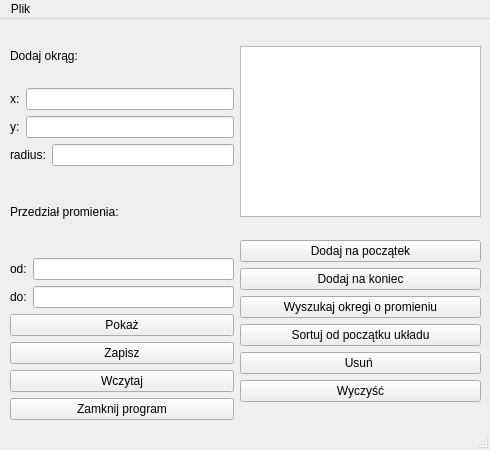
<?xml version="1.0" encoding="UTF-8"?>
<ui version="4.0">
 <class>MainWindow</class>
 <widget class="QMainWindow" name="MainWindow">
  <property name="geometry">
   <rect>
    <x>0</x>
    <y>0</y>
    <width>490</width>
    <height>450</height>
   </rect>
  </property>
  <property name="windowTitle">
   <string>Lista Jednokierunkowa</string>
  </property>
  <property name="styleSheet">
   <string notr="true"/>
  </property>
  <widget class="QWidget" name="centralwidget">
   <widget class="QWidget" name="">
    <property name="geometry">
     <rect>
      <x>10</x>
      <y>10</y>
      <width>471</width>
      <height>391</height>
     </rect>
    </property>
    <layout class="QHBoxLayout" name="horizontalLayout_6">
     <item>
      <layout class="QVBoxLayout" name="verticalLayout_8">
       <item>
        <layout class="QVBoxLayout" name="verticalLayout_5">
         <item>
          <widget class="QLabel" name="lbCircle">
           <property name="text">
            <string>Dodaj okrąg:</string>
           </property>
          </widget>
         </item>
         <item>
          <layout class="QVBoxLayout" name="verticalLayout_2">
           <item>
            <layout class="QHBoxLayout" name="horizontalLayout">
             <item>
              <widget class="QLabel" name="lbX">
               <property name="text">
                <string>x:</string>
               </property>
              </widget>
             </item>
             <item>
              <widget class="QLineEdit" name="leX">
               <property name="text">
                <string/>
               </property>
               <property name="clearButtonEnabled">
                <bool>false</bool>
               </property>
              </widget>
             </item>
            </layout>
           </item>
           <item>
            <layout class="QHBoxLayout" name="horizontalLayout_2">
             <item>
              <widget class="QLabel" name="lbY">
               <property name="text">
                <string>y:</string>
               </property>
              </widget>
             </item>
             <item>
              <widget class="QLineEdit" name="leY">
               <property name="text">
                <string/>
               </property>
               <property name="clearButtonEnabled">
                <bool>false</bool>
               </property>
              </widget>
             </item>
            </layout>
           </item>
           <item>
            <layout class="QHBoxLayout" name="horizontalLayout_3">
             <item>
              <widget class="QLabel" name="lbRadius">
               <property name="text">
                <string>radius:</string>
               </property>
              </widget>
             </item>
             <item>
              <widget class="QLineEdit" name="leRadius">
               <property name="text">
                <string/>
               </property>
               <property name="clearButtonEnabled">
                <bool>false</bool>
               </property>
              </widget>
             </item>
            </layout>
           </item>
          </layout>
         </item>
        </layout>
       </item>
       <item>
        <layout class="QVBoxLayout" name="verticalLayout_6">
         <item>
          <widget class="QLabel" name="lbRadius_2">
           <property name="text">
            <string>Przedział promienia:</string>
           </property>
          </widget>
         </item>
         <item>
          <layout class="QVBoxLayout" name="verticalLayout_3">
           <item>
            <layout class="QHBoxLayout" name="horizontalLayout_5">
             <item>
              <widget class="QLabel" name="lbY_2">
               <property name="text">
                <string>od:</string>
               </property>
              </widget>
             </item>
             <item>
              <widget class="QLineEdit" name="leFrom">
               <property name="text">
                <string/>
               </property>
               <property name="clearButtonEnabled">
                <bool>false</bool>
               </property>
              </widget>
             </item>
            </layout>
           </item>
           <item>
            <layout class="QHBoxLayout" name="horizontalLayout_4">
             <item>
              <widget class="QLabel" name="lbY_3">
               <property name="text">
                <string>do:</string>
               </property>
              </widget>
             </item>
             <item>
              <widget class="QLineEdit" name="leTo">
               <property name="text">
                <string/>
               </property>
               <property name="clearButtonEnabled">
                <bool>false</bool>
               </property>
              </widget>
             </item>
            </layout>
           </item>
          </layout>
         </item>
        </layout>
       </item>
       <item>
        <layout class="QVBoxLayout" name="verticalLayout_7">
         <item>
          <widget class="QPushButton" name="pbShow">
           <property name="text">
            <string>Pokaż</string>
           </property>
          </widget>
         </item>
         <item>
          <widget class="QPushButton" name="pbSave">
           <property name="text">
            <string>Zapisz</string>
           </property>
          </widget>
         </item>
         <item>
          <widget class="QPushButton" name="pbRead">
           <property name="text">
            <string>Wczytaj</string>
           </property>
          </widget>
         </item>
         <item>
          <widget class="QPushButton" name="pbClose">
           <property name="text">
            <string>Zamknij program</string>
           </property>
          </widget>
         </item>
        </layout>
       </item>
      </layout>
     </item>
     <item>
      <layout class="QVBoxLayout" name="verticalLayout_4">
       <item>
        <widget class="QPlainTextEdit" name="pteList">
         <property name="maximumSize">
          <size>
           <width>241</width>
           <height>171</height>
          </size>
         </property>
         <property name="autoFillBackground">
          <bool>false</bool>
         </property>
        </widget>
       </item>
       <item>
        <layout class="QVBoxLayout" name="verticalLayout">
         <item>
          <widget class="QPushButton" name="pbAddAtTheFront">
           <property name="text">
            <string>Dodaj na początek</string>
           </property>
          </widget>
         </item>
         <item>
          <widget class="QPushButton" name="pbAddAtTheEnd">
           <property name="text">
            <string>Dodaj na koniec</string>
           </property>
          </widget>
         </item>
         <item>
          <widget class="QPushButton" name="searchBy">
           <property name="text">
            <string>Wyszukaj okregi o promieniu</string>
           </property>
          </widget>
         </item>
         <item>
          <widget class="QPushButton" name="SortByOrigin">
           <property name="text">
            <string>Sortuj od początku układu</string>
           </property>
          </widget>
         </item>
         <item>
          <widget class="QPushButton" name="pbDelete">
           <property name="text">
            <string>Usuń </string>
           </property>
          </widget>
         </item>
         <item>
          <widget class="QPushButton" name="pbClear">
           <property name="text">
            <string>Wyczyść</string>
           </property>
          </widget>
         </item>
        </layout>
       </item>
      </layout>
     </item>
    </layout>
   </widget>
  </widget>
  <widget class="QMenuBar" name="menubar">
   <property name="geometry">
    <rect>
     <x>0</x>
     <y>0</y>
     <width>490</width>
     <height>24</height>
    </rect>
   </property>
   <widget class="QMenu" name="menu">
    <property name="title">
     <string>Plik</string>
    </property>
    <addaction name="actionZamknij"/>
   </widget>
   <addaction name="menu"/>
  </widget>
  <widget class="QStatusBar" name="statusbar"/>
  <action name="actionZamknij">
   <property name="icon">
    <iconset>
     <normaloff>../../Downloads/remove.png</normaloff>../../Downloads/remove.png</iconset>
   </property>
   <property name="text">
    <string>Zamknij</string>
   </property>
   <property name="shortcut">
    <string>Esc</string>
   </property>
  </action>
 </widget>
 <resources/>
 <connections/>
</ui>
